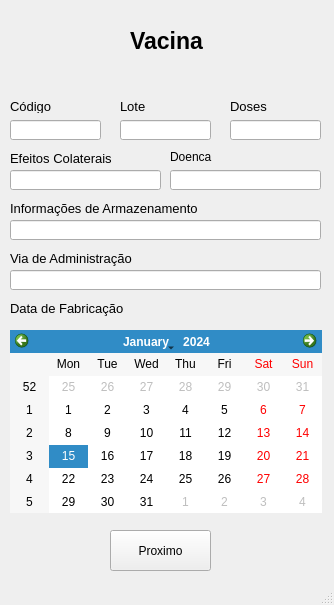
<?xml version="1.0" encoding="UTF-8"?>
<ui version="4.0">
 <class>MainWindow</class>
 <widget class="QMainWindow" name="MainWindow">
  <property name="geometry">
   <rect>
    <x>0</x>
    <y>0</y>
    <width>334</width>
    <height>605</height>
   </rect>
  </property>
  <property name="windowTitle">
   <string>MainWindow</string>
  </property>
  <widget class="QWidget" name="centralwidget">
   <widget class="QLabel" name="labelTitulo">
    <property name="geometry">
     <rect>
      <x>130</x>
      <y>10</y>
      <width>81</width>
      <height>61</height>
     </rect>
    </property>
    <property name="font">
     <font>
      <pointsize>17</pointsize>
      <weight>75</weight>
      <bold>true</bold>
     </font>
    </property>
    <property name="text">
     <string>Vacina</string>
    </property>
   </widget>
   <widget class="QLabel" name="labelCodigo">
    <property name="geometry">
     <rect>
      <x>10</x>
      <y>100</y>
      <width>47</width>
      <height>13</height>
     </rect>
    </property>
    <property name="font">
     <font>
      <pointsize>10</pointsize>
     </font>
    </property>
    <property name="text">
     <string>Código</string>
    </property>
   </widget>
   <widget class="QLabel" name="labelLote">
    <property name="geometry">
     <rect>
      <x>120</x>
      <y>100</y>
      <width>47</width>
      <height>13</height>
     </rect>
    </property>
    <property name="font">
     <font>
      <pointsize>10</pointsize>
     </font>
    </property>
    <property name="text">
     <string>Lote</string>
    </property>
   </widget>
   <widget class="QLabel" name="labelDoses">
    <property name="geometry">
     <rect>
      <x>230</x>
      <y>100</y>
      <width>47</width>
      <height>13</height>
     </rect>
    </property>
    <property name="font">
     <font>
      <pointsize>10</pointsize>
     </font>
    </property>
    <property name="text">
     <string>Doses</string>
    </property>
   </widget>
   <widget class="QLabel" name="labelEfeitos">
    <property name="geometry">
     <rect>
      <x>10</x>
      <y>150</y>
      <width>101</width>
      <height>16</height>
     </rect>
    </property>
    <property name="font">
     <font>
      <pointsize>10</pointsize>
     </font>
    </property>
    <property name="text">
     <string>Efeitos Colaterais</string>
    </property>
   </widget>
   <widget class="QLabel" name="labelArmazenar">
    <property name="geometry">
     <rect>
      <x>10</x>
      <y>200</y>
      <width>191</width>
      <height>16</height>
     </rect>
    </property>
    <property name="font">
     <font>
      <pointsize>10</pointsize>
     </font>
    </property>
    <property name="text">
     <string>Informações de Armazenamento</string>
    </property>
   </widget>
   <widget class="QLabel" name="labelVia">
    <property name="geometry">
     <rect>
      <x>10</x>
      <y>250</y>
      <width>131</width>
      <height>16</height>
     </rect>
    </property>
    <property name="font">
     <font>
      <pointsize>10</pointsize>
     </font>
    </property>
    <property name="text">
     <string>Via de Administração</string>
    </property>
   </widget>
   <widget class="QLabel" name="labelData">
    <property name="geometry">
     <rect>
      <x>10</x>
      <y>300</y>
      <width>121</width>
      <height>16</height>
     </rect>
    </property>
    <property name="font">
     <font>
      <pointsize>10</pointsize>
     </font>
    </property>
    <property name="text">
     <string>Data de Fabricação</string>
    </property>
   </widget>
   <widget class="QLineEdit" name="campoCodigo">
    <property name="geometry">
     <rect>
      <x>10</x>
      <y>120</y>
      <width>91</width>
      <height>20</height>
     </rect>
    </property>
   </widget>
   <widget class="QLineEdit" name="campoLote">
    <property name="geometry">
     <rect>
      <x>120</x>
      <y>120</y>
      <width>91</width>
      <height>20</height>
     </rect>
    </property>
   </widget>
   <widget class="QLineEdit" name="campoDoses">
    <property name="geometry">
     <rect>
      <x>230</x>
      <y>120</y>
      <width>91</width>
      <height>20</height>
     </rect>
    </property>
   </widget>
   <widget class="QLineEdit" name="campoEfeitos">
    <property name="geometry">
     <rect>
      <x>10</x>
      <y>170</y>
      <width>151</width>
      <height>20</height>
     </rect>
    </property>
   </widget>
   <widget class="QLineEdit" name="campoArmazenar">
    <property name="geometry">
     <rect>
      <x>10</x>
      <y>220</y>
      <width>311</width>
      <height>20</height>
     </rect>
    </property>
   </widget>
   <widget class="QLineEdit" name="campoVia">
    <property name="geometry">
     <rect>
      <x>10</x>
      <y>270</y>
      <width>311</width>
      <height>20</height>
     </rect>
    </property>
   </widget>
   <widget class="QCalendarWidget" name="campoData">
    <property name="geometry">
     <rect>
      <x>10</x>
      <y>330</y>
      <width>312</width>
      <height>183</height>
     </rect>
    </property>
   </widget>
   <widget class="QPushButton" name="botaoProximo">
    <property name="geometry">
     <rect>
      <x>110</x>
      <y>530</y>
      <width>101</width>
      <height>41</height>
     </rect>
    </property>
    <property name="text">
     <string>Proximo</string>
    </property>
   </widget>
   <widget class="QLabel" name="labelDoenca">
    <property name="geometry">
     <rect>
      <x>170</x>
      <y>150</y>
      <width>47</width>
      <height>13</height>
     </rect>
    </property>
    <property name="text">
     <string>Doenca</string>
    </property>
   </widget>
   <widget class="QLineEdit" name="campoDoenca">
    <property name="geometry">
     <rect>
      <x>170</x>
      <y>170</y>
      <width>151</width>
      <height>20</height>
     </rect>
    </property>
   </widget>
  </widget>
  <widget class="QMenuBar" name="menubar">
   <property name="geometry">
    <rect>
     <x>0</x>
     <y>0</y>
     <width>334</width>
     <height>21</height>
    </rect>
   </property>
  </widget>
  <widget class="QStatusBar" name="statusbar"/>
 </widget>
 <resources/>
 <connections/>
</ui>
